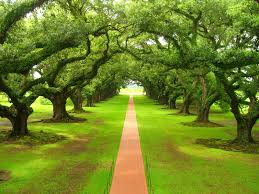
#> input picture paisaje.jpeg, 259 x 194 px, found by its file name
$ python clase1.py
#> lines starting #> are read from the running program, lines starting #| are printed output that depends on the picture
import cv2
import time
import numpy as np


"""
def mouse(event, x, y, flags, imagen): #Posición del mouse
    if event==cv2.EVENT_MOUSEMOVE:
        print('RGB Pixel (', x , ', ', y ,'): ',
        imagen.item(y,x,2), '/', imagen.item(y,x,1), '/',
        imagen.item(y,x,0))
"""


# 0 para azul, 1 para verde, 2 para rojo

# [108 lines left out: functions restar, Separar, contraste, Intensidad, not called in this run]


if __name__ == '__main__':

    # leer imagenes
    car = cv2.imread("car.jpeg", 1)
    paisaje = cv2.imread("paisaje.jpeg")
#> paisaje is the input picture: shape (194, 259, 3); mean B, G, R 37.7, 129.3, 110.5
    rgb = cv2.imread("rgb.png")
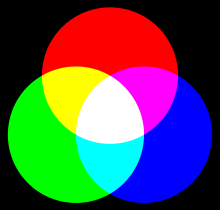
#> input picture rgb.png, 220 x 210 px, found by its file name
#> rgb is the input picture: shape (210, 220, 3); mean B, G, R 80.6, 80.6, 80.6
    arroz = cv2.imread("arroz.png")
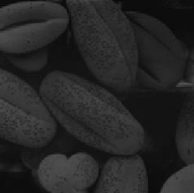
#> input picture arroz.png, 194 x 193 px, found by its file name
#> arroz is the input picture: shape (193, 194, 3); min 9, max 80, mean 38.1

    # cambiar tamaño
 #   paisaje = cv2.resize(paisaje, (400, 400))
  #  imagen = cv2.resize(imagen, (250, 250))

    # escala de grises
    Rgbgray = cv2.cvtColor(paisaje, cv2.COLOR_BGR2GRAY)
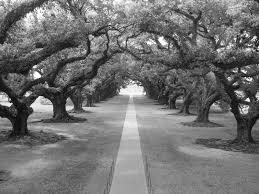
#> Rgbgray: shape (194, 259); min 3, max 255, mean 113.2
    arrozgray = cv2.cvtColor(arroz, cv2.COLOR_BGR2GRAY)
    paisajegray = cv2.cvtColor(paisaje, cv2.COLOR_BGR2GRAY)

    # hallar negativo
    b =  255 - paisajegray  #negativo
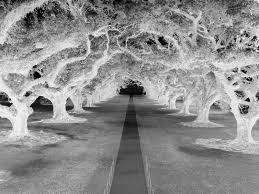
#> b: shape (194, 259); min 0, max 252, mean 141.8
#> (the run stopped early here; a loop or call above may not have finished)
